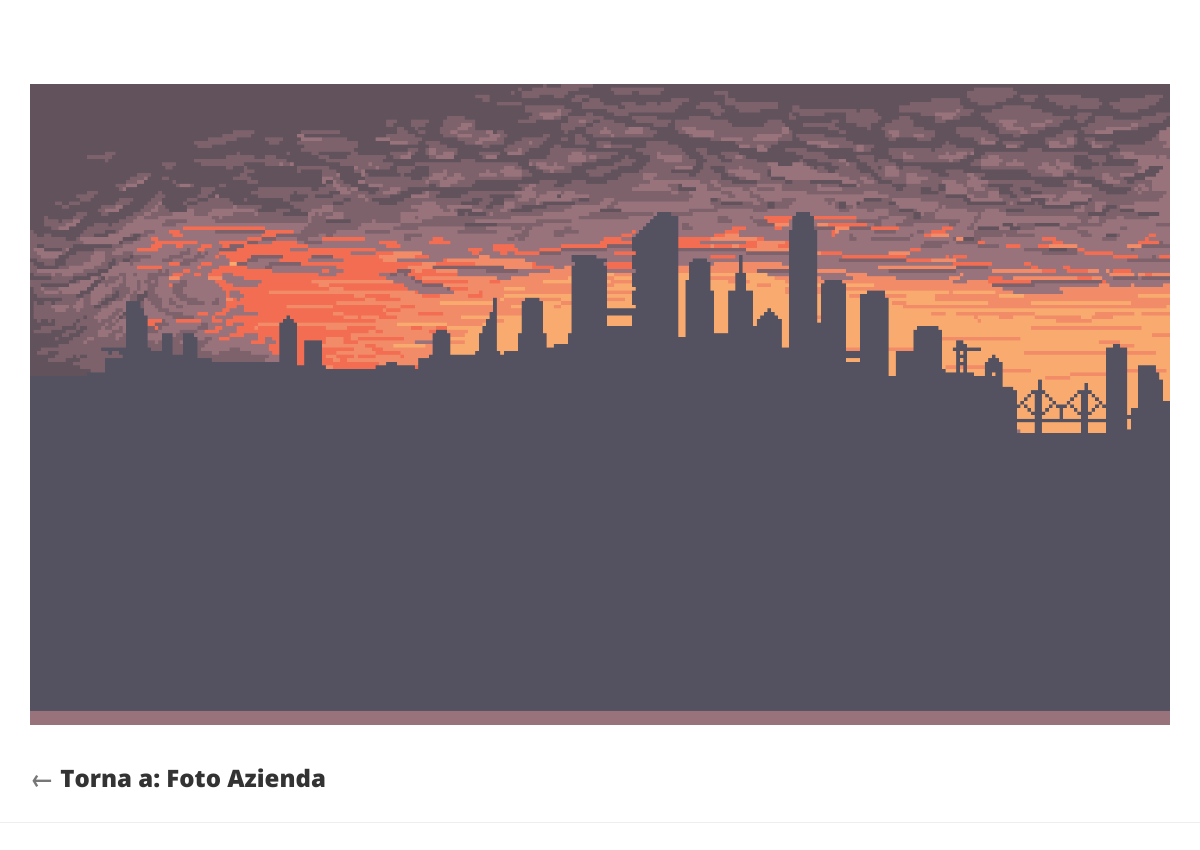
The page /gallery/1/1/ on the database its author committed.
### website/models.py (models this page shows, shortened)
class Image(models.Model):
    class Meta:
        verbose_name = "Immagine"
        verbose_name_plural = "Immagini"
    file = models.ImageField(upload_to="uploads/images/gallery")
    title = models.CharField(max_length=200)
    caption = models.TextField()
    album = models.ForeignKey(Album, models.CASCADE)

class Album(models.Model):
    class Meta:
        verbose_name = "Album di Immagini"
        verbose_name_plural = "Album di Immagini"
    title = models.CharField(max_length=200)
    caption = models.TextField()
    gallery = models.ForeignKey(Gallery, models.CASCADE)

### website/views.py (the view)
# urls.py: url(r'^gallery/(?P<album_id>[0-9]+)/(?P<image_id>[0-9]+)/$', views.image, name='image'),
def image(request, album_id, image_id):
    gallery_album = Album.objects.filter(id=album_id).first()
    gallery_image = Image.objects.filter(id=image_id).first()
    paragraphs = Paragraphs.objects.first()
    context = {
        'gallery_album': gallery_album,
        'gallery_image': gallery_image,
        'paragraphs': paragraphs,
    }
    return render(request, 'website/image.html', context)

### website/templates/website/image.html (shortened to what this page needs)
{% include 'website/header.html' %}
{% load staticfiles %}
    <div class="container" style="margin-top: 7%;">
        <img src="{{ gallery_image.file.url }}" style="width: 100%; height: auto;">
    </div>
    <div class="container" style="margin-top: 20px;">
        <h3 class="text-muted">&larr; <a href="/gallery/{{ gallery_album.id }}">Torna a: {{ gallery_album.title }}</a></h3>
    </div>
    <hr>
{% include 'website/footer.html' %}

### website/static/website/css/clean-blog.css (style rules this page uses)
body { font-family: 'Lora', 'Times New Roman', serif; font-size: 20px; color: #333333; }
h1, h2, h3, h4, h5, h6 { font-family: 'Open Sans', 'Helvetica Neue', Helvetica, Arial, sans-serif; font-weight: 800; }
a { color: #333333; }
body { -webkit-tap-highlight-color: #0085A1; }

### rows shown on the page
Image: file (picture)
Album: title "Foto Azienda"
